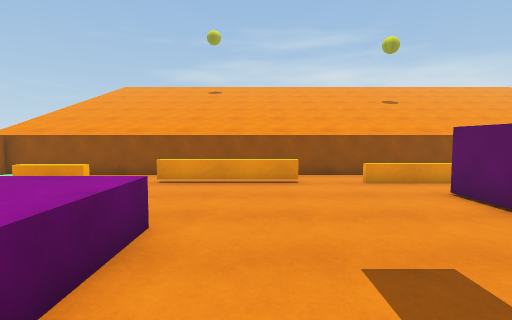
View 1 (above)

21 first-person views from a walk through a 3-D level made in the Unity game engine. The camera is 1.4 m above the floor, tilts 4° down and sees 80° across. The floor is counted in squares, 1 m on a side. Each view is taken from the middle of a square. On the plan, view 1 faces up. The plan holds only what a view shows up to about 14 squares ahead; the rest is blank. The place goes on beyond the plan. The player is left out.

View 2
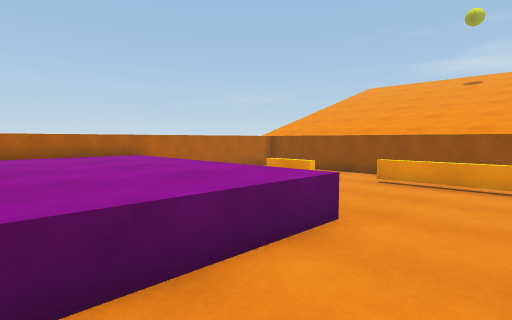

View 3
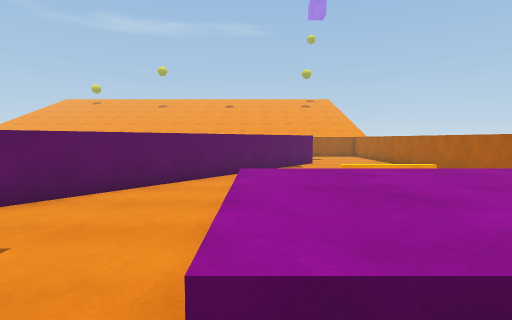

View 4
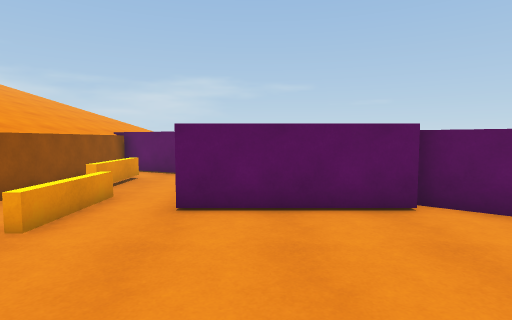

View 5
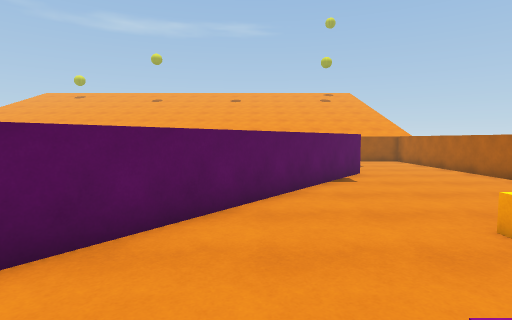

View 6
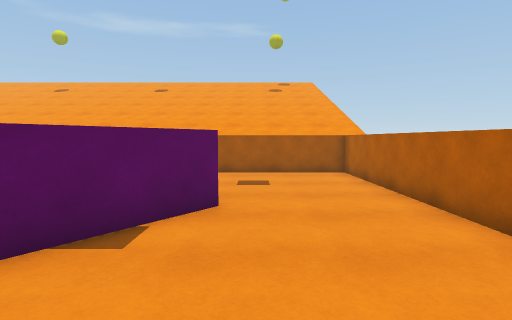

View 7
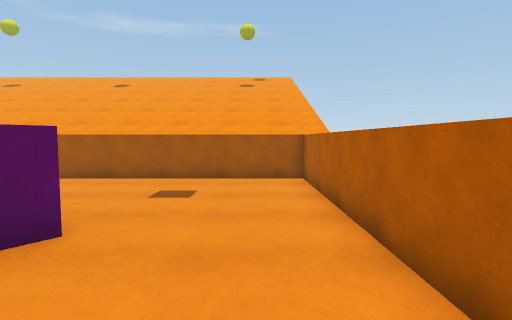

View 8
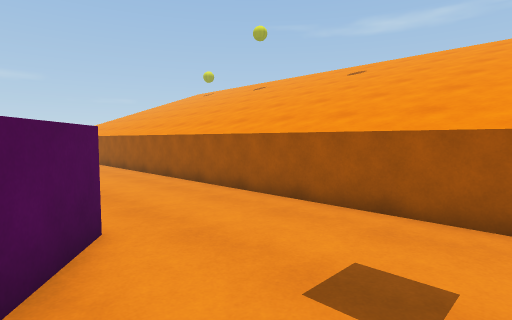

View 9
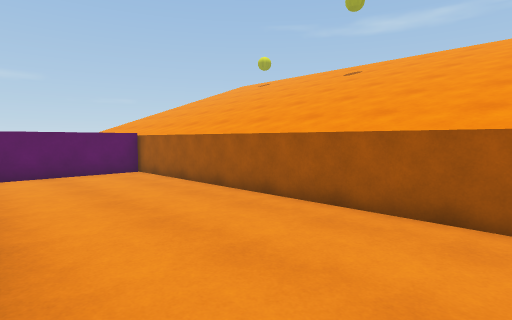

View 10
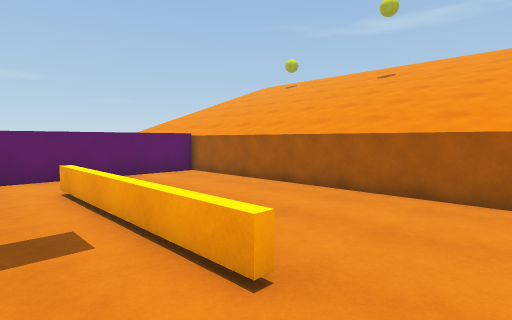

View 11
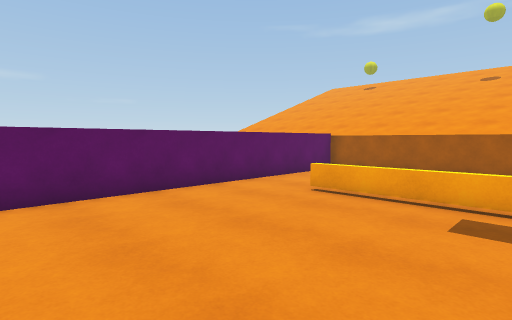

View 12
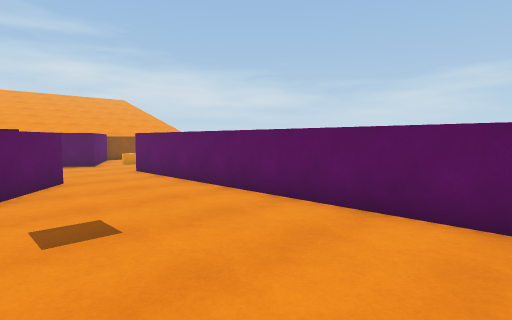

View 13
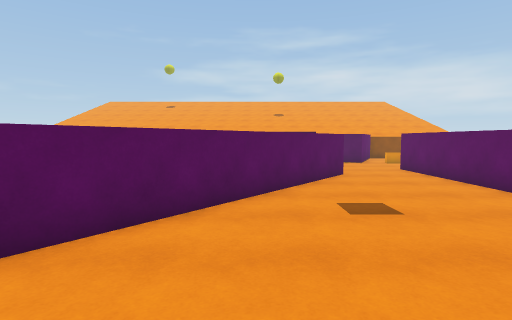

View 14
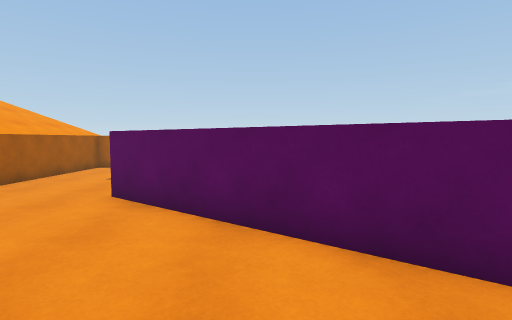

View 15
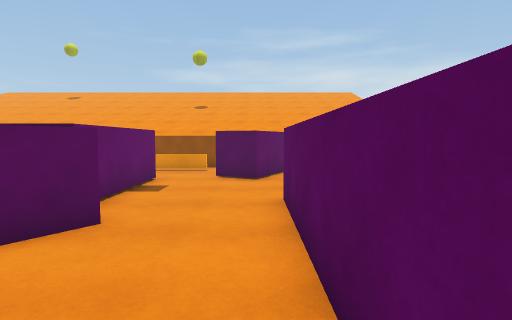

View 16
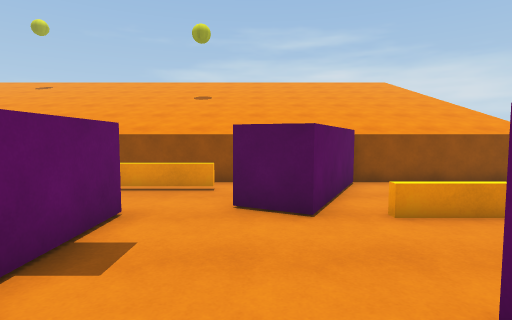

View 17
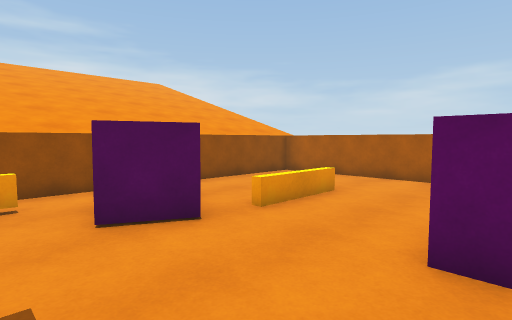

View 18
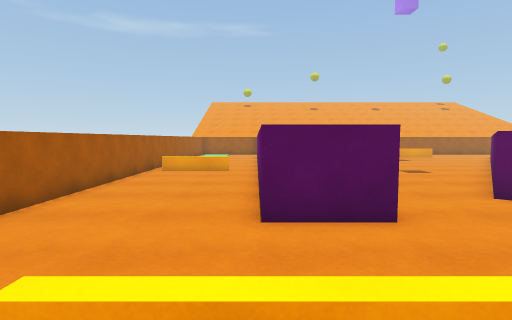

View 19
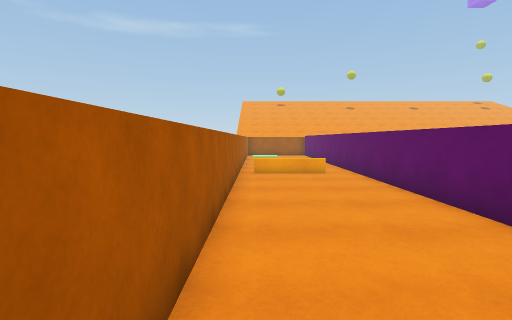

View 20
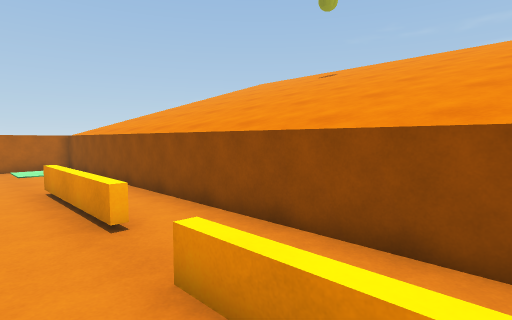

View 21
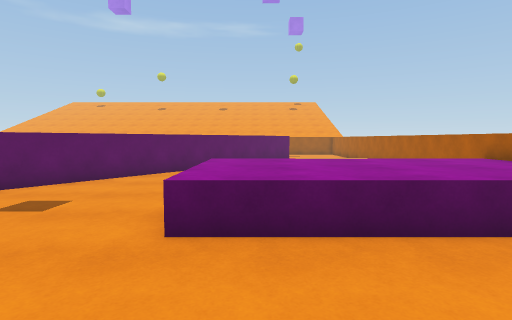

### Floor plan
Key: @ floor where view 1 was taken; # wall or solid block; . floor; = window, fence, low wall or low ledge; ^ raised ledge.
Columns run from 10 left of view 1 to 20 right of it. Each row starts with its distance up from view 1.
 13 ^^^^^^^^^^^^^^^^^^^^^^^^^^^^^^^
 12 ^^^^^^^^^^^^^^^^^^^^^^^^^^^^^^^
 11 ^.   .................###.....#
 10 ^......=====..=======.##...   #
  9 #....................###..   .#
  8 #   ===..............##.......#
  7 #    ..........^  ^.....===...#
  6 #   ...........^  ^...........#
  5 #^^^^^^^.......^  ^...........#
  4 ^^^^^^^^^......^  ^....^^^....#
  3 ^^^^^^^^^......^ ^^....^ ^....#
  2 ^^^^^^^^^......^   #...^ ^....#
  1 ^^^^^^^^^.....^^  ^#...^ ^....#
  0 ^^^^^^^^^.@..^^   ^....^ ^....#
 -1 #      ......^   ^.....^ ^....#
 -2 #     ......^   ^......^ ^....#
 -3 #  ===.....^^  ^^......^ ^....#
 -4 #    .....^^  ^^.......^ ^====#
 -5 #   ......^   ^........^ ^    #
 -6 #  ......^   ^.........^ ^
 -7 # ......^    ^.........^
 -8 #......^^  ^^..........^
 -9 #......^   ^...........^
-10 #.....^   ^............^
-11 #....#   ^.............^
-12 #.....^ ^^...========..^
-13 #......^#..............^
-14 #......................^
-15 #......................^
-16 #......................^
-17 #......................^
-18 ^^^^^^^^^^^^^^^^^^^^^^^^
-19 ^^^^^^^^^^^^^^^^^^^^^^^^

Positions as (right, up) in squares from view 1, and headings:
1: (0, 0), facing up
2: (1, 0), facing up-left
3: (-2, 6), facing down
4: (-1, 6), facing right
5: (-1, 1), facing down
6: (-6, -5), facing down
7: (-8, -7), facing down
8: (-7, -12), facing down-right
9: (0, -12), facing down-right
10: (1, -10), facing down-right
11: (5, -5), facing down-right
12: (7, -9), facing up-right
13: (6, -10), facing up
14: (5, -10), facing left
15: (12, -3), facing up
16: (11, 2), facing up
17: (9, 3), facing up-right
18: (15, 9), facing down
19: (19, 8), facing down
20: (6, 8), facing up-left
21: (-3, 9), facing down
